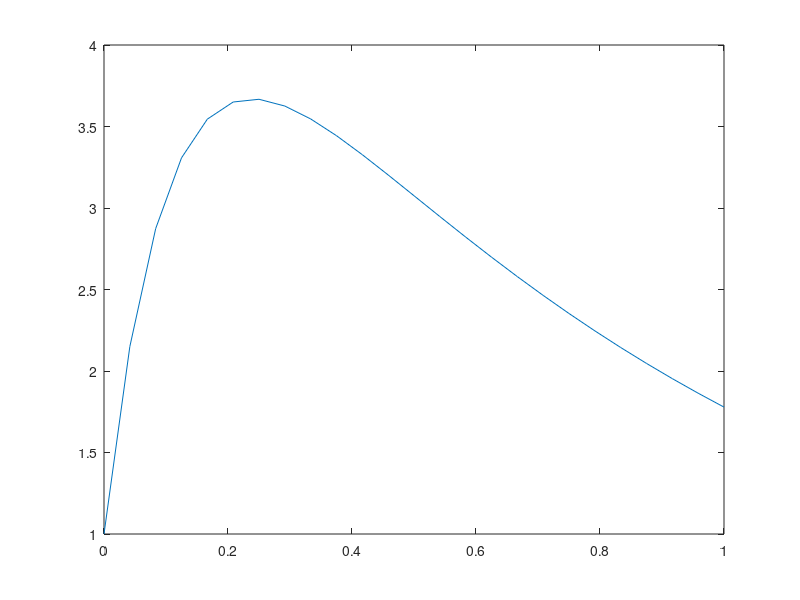

Write MATLAB code to recreate this figure.
% #--------------------------------------------------------------------------
% # Program to solve a linear finite element problem in one-dimension.
% # Author: Arjun Ramesh
% # Date: 04/08/2016
% #
% # The code will solve the PDE:
% #
% #       Div(K1*grad(F)) + K2*F + K3*DX(F) = 0
% #
% #   here "F" is the field variable of interest which is solved and DX(F)
% #   is the first derivative of F on a one dimensional domain of unit length
% #   with boundary consitions
% #
% #       phi = 1        @ (x = 0)  [dirichlet condition]
% #       GRAD(phi) = -2 @ (x = 1)  [neumann condition]
% #       Defined under "Problem Geometry" part of code
% #
% #       Geometry:
% #         All description of the domain is described under "Problem Geometry"
% #         part of code
% #
% #   Linear piecewise continous basis functions will be used to solve this
% #   problem.
% #
% #--------------------------------------------------------------------------
% # Notations:
% #
% # "phi" is the linear basis function
% # "phi'" is the first derivative of the basis function
% # "<phi,i>" is the global basis function phi @ index i (hat function)
% # "<phi',i>" is the global derivative basis function phi @ index i
% #
% #--------------------------------------------------------------------------
% # Integration rules:
% #
% # The midpoint rule is the integration of choice as they give exact values for
% # linear polynomials.
% #
% # example:
% #           integral(f,[x1,x2]) = f((x2 - x1)/2) * (x2 - x1)
% #
% #--------------------------------------------------------------------------
% #
% #   Notes:
% #    Please read the attached hand written document before attempting to
% #    understand the code. Anyway, the code here is divided into functions for
% #    evaluating the residual and evaluating the integral. The weak form of
% #    the PDE is what is worked on directly in the residual. First convert the
% #    2nd order PDE to its weak form and then everything becomes clear in the
% #    residual section.
% #--------------------------------------------------------------------------
function main()
clear all;

% # Problem Geometry
%   # Parameters
global LENGTH
global TOTAL_NODES
global dx
global K1
global K2
global K3
LENGTH = 1;
TOTAL_NODES = 25;
dx = LENGTH/(TOTAL_NODES - 1);

K1 = 1;
K2 = 10;
K3 = 10;
%   # Define Boundaries
global DIRICHLET_BOUNDARY_VALUE
global NUEMANN_BOUNDARY_VALUE
DIRICHLET_BOUNDARY_VALUE = 1;
NUEMANN_BOUNDARY_VALUE = -2;

%# Solve
x0 = linspace(1,1,TOTAL_NODES-1);
x0 = x0';
[sol info] = fsolve(@residual,x0);

%# Plot
plot(linspace(0,1,TOTAL_NODES),[DIRICHLET_BOUNDARY_VALUE sol'])
end


% # Midpoint rule for term integral(<phi',j>*<phi',i>)
function integral = integral1(i,j,dx)
global TOTAL_NODES;

if((i==1) && (j == 1))
    integral = 1/dx;
    return;
end

if((i == TOTAL_NODES) && (j == TOTAL_NODES))
    integral = 1/dx;
    return;
end

if(i == j)
    integral = 2/dx;
    return;
end

if(abs(i-j) == 1)
    integral = -1/dx;
    return;
end
integral = 0;
end

% # Midpoint rule for term integral(<phi,j>*<phi,i>*xval(j))
function integral = integral2(i,j,dx)
global TOTAL_NODES;


if((i == 1) && (j == 1))
    integral = (0.5*0.5)*dx;
    return
end

if((i == TOTAL_NODES) && (j == TOTAL_NODES))
    integral = (0.5*0.5)*dx;
    return
end

if(i == j)
    integral = 0.5*0.5*dx + 0.5*0.5*dx;
    return
end

if((i-j) == 1)
    integral = 0.5*0.5*dx;
    return
end

if((i-j) == -1)
    integral = 0.5*0.5*dx;
    return
end

integral = 0;

end

% # Midpoint rule for term integral(<phi',j>*<phi,i>)
function integral = integral3(i,j,dx)
global TOTAL_NODES;

if((i == 1) && (j == 1))
    integral = 0.5*(-1/dx)*dx;
    return
end

if((i == TOTAL_NODES) && (j == TOTAL_NODES))
    integral = 0.5*(1/dx)*dx;
    return
end

if(i == j)
    integral = 0.5*(1/dx)*dx + 0.5*(-1/dx)*dx;
    return
end

if((i-j) == 1)
    integral = -0.5*(1/dx)*dx;
    return
end

if((i-j) == -1)
    integral = 0.5*(1/dx)*dx;
    return
end

integral = 0;

end

% # Residual function for system
function res = residual(x)

global LENGTH;
global TOTAL_NODES;
global dx;
global K1;
global K2;
global K3;
global K3;
global DIRICHLET_BOUNDARY_VALUE;
global NUEMANN_BOUNDARY_VALUE;

%   #LOOP DESCRIPTION
%   # The outer loop loops over multiplying the weak form with the basis function
%   # <phi,i>, if a dirichlet node is in "i", <phi,i> is removed from the loop, in
%   # this case this is at i=1 so i starts from 2. Integration is performed over the
%   # common intersection areas of the global basis functions, not necessarily over
%   # each element. The domain of integration over at each step will depend on the
%   # common integration areas of the intersceting basis functions, this is automatically
%   # done in the definition of the integral functions.
%
%   # The inner loop loops over the summation of Sigma(<alpha,j>*<phi,j>) over all
%   # the nodes, here <phi,1> is not eliminated like in the outer loop, just that the
%   # <alpha,1> is substituted as a known value. Be clear here the <alpha,j>'s area
%   # the unknown values to be solved for.
%   #
%   # Please understand the weak form first!!

%   # Main Loops
for i=2:TOTAL_NODES  %# Loops over total number of equations
    
    equation_sum = 0;
    for j=1:TOTAL_NODES %# Loops over summation over the domain (Sigma over j, look at weak form)
        
        %# Dirichlet boundary condition
        if(j == 1)
            equation_sum = equation_sum - K1*DIRICHLET_BOUNDARY_VALUE*integral1(i,j,dx) + K2*DIRICHLET_BOUNDARY_VALUE*integral2(i,j,dx) + K3*DIRICHLET_BOUNDARY_VALUE*integral3(i,j,dx);
            
            %# Nuemann Boundary condition (Contains the extra nuemann term in the end)
        elseif((i == TOTAL_NODES) && (j == TOTAL_NODES))
            equation_sum = equation_sum - K1*x(j - 1)*integral1(i,j,dx) + K2*x(j - 1)*integral2(i,j,dx) + K3*x(j - 1)*integral3(i,j,dx)  + K1*NUEMANN_BOUNDARY_VALUE;
            
            %# For all nodes in betwen boundaries (same format as "Dirichlet boundary condition" section instead of known "DIRICHLET_BOUNDARY_VALUE" unknown "x" is substituted)
        else
            equation_sum = equation_sum - K1*x(j - 1)*integral1(i,j,dx) + K2*x(j - 1)*integral2(i,j,dx) + K3*x(j - 1)*integral3(i,j,dx);
        end
    end
    %# residual assembly
    res(i-1) = equation_sum;
end
end






